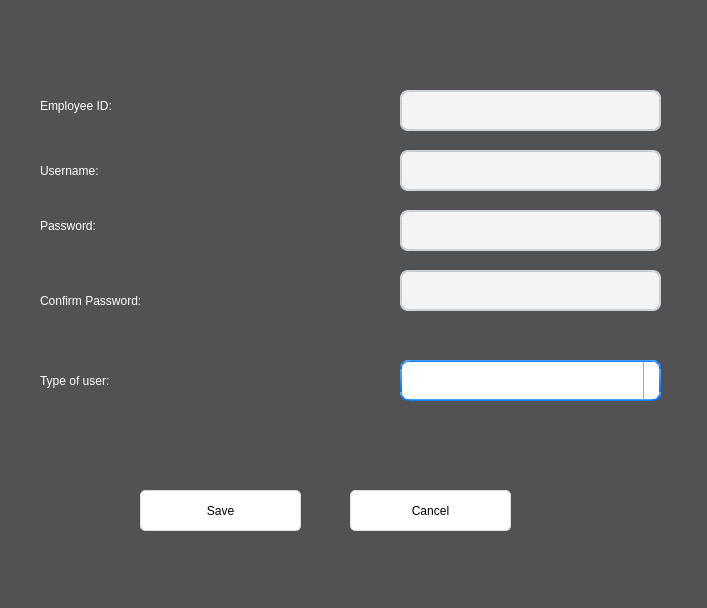
<?xml version="1.0" encoding="UTF-8"?>
<ui version="4.0">
 <class>newuser</class>
 <widget class="QWidget" name="newuser">
  <property name="geometry">
   <rect>
    <x>0</x>
    <y>0</y>
    <width>707</width>
    <height>608</height>
   </rect>
  </property>
  <property name="windowTitle">
   <string>Form</string>
  </property>
  <property name="styleSheet">
   <string notr="true">
QLineEdit {
    border-width: 2px;
    border-radius: 8px;
    border-style: solid;
    border-top-color: qlineargradient(spread:pad, x1:0.5, y1:1, x2:0.5, y2:0, stop:0 #c1c9cf, stop:1 #d2d8dd);
    border-right-color: qlineargradient(spread:pad, x1:0, y1:0, x2:1, y2:0, stop:0 #c1c9cf, stop:1 #d2d8dd);
    border-bottom-color: qlineargradient(spread:pad, x1:0.5, y1:0, x2:0.5, y2:1, stop:0 #c1c9cf, stop:1 #d2d8dd);
    border-left-color: qlineargradient(spread:pad, x1:1, y1:0, x2:0, y2:0, stop:0 #c1c9cf, stop:1 #d2d8dd);
    background-color: #f4f4f4;
    color: #3d3d3d;
}
QLineEdit:focus {
    border-width: 2px;
    border-radius: 8px;
    border-style: solid;
    border-top-color: qlineargradient(spread:pad, x1:0.5, y1:1, x2:0.5, y2:0, stop:0 #85b7e3, stop:1 #9ec1db);
    border-right-color: qlineargradient(spread:pad, x1:0, y1:0, x2:1, y2:0, stop:0 #85b7e3, stop:1 #9ec1db);
    border-bottom-color: qlineargradient(spread:pad, x1:0.5, y1:0, x2:0.5, y2:1, stop:0 #85b7e3, stop:1 #9ec1db);
    border-left-color: qlineargradient(spread:pad, x1:1, y1:0, x2:0, y2:0, stop:0 #85b7e3, stop:1 #9ec1db);
    background-color: #f4f4f4;
    color: #3d3d3d;
}
QLineEdit:disabled {
    color: #b9b9b9;
}
QWidget{
background-color:rgb(82, 82, 82);
}
QLabel{
font: 16pt &quot;Arial Rounded MT Bold&quot;;
color: rgb(255,255,255);
}
QPushButton{
	font: 75 11pt &quot;MS Shell Dlg 2&quot;;
	border-style: solid;
	border-top-color: qlineargradient(spread:pad, x1:0.5, y1:1, x2:0.5, y2:0, stop:0 rgb(215, 215, 215), stop:1 rgb(222, 222, 222));
	border-right-color: qlineargradient(spread:pad, x1:0, y1:0.5, x2:1, y2:0.5, stop:0 rgb(217, 217, 217), stop:1 rgb(227, 227, 227));
	border-left-color: qlineargradient(spread:pad, x1:0, y1:0.5, x2:1, y2:0.5, stop:0 rgb(227, 227, 227), stop:1 rgb(217, 217, 217));
	border-bottom-color: qlineargradient(spread:pad, x1:0.5, y1:1, x2:0.5, y2:0, stop:0 rgb(215, 215, 215), stop:1 rgb(222, 222, 222));
	border-width: 1px;
	border-radius: 5px;
	color: rgb(0,0,0);
	padding: 2px;
	background-color: rgb(255,255,255);
}
QPushButton:hover{
	border-style: solid;
	border-top-color: qlineargradient(spread:pad, x1:0.5, y1:1, x2:0.5, y2:0, stop:0 rgb(195, 195, 195), stop:1 rgb(222, 222, 222));
	border-right-color: qlineargradient(spread:pad, x1:0, y1:0.5, x2:1, y2:0.5, stop:0 rgb(197, 197, 197), stop:1 rgb(227, 227, 227));
	border-left-color: qlineargradient(spread:pad, x1:0, y1:0.5, x2:1, y2:0.5, stop:0 rgb(227, 227, 227), stop:1 rgb(197, 197, 197));
	border-bottom-color: qlineargradient(spread:pad, x1:0.5, y1:1, x2:0.5, y2:0, stop:0 rgb(195, 195, 195), stop:1 rgb(222, 222, 222));
	border-width: 1px;
	border-radius: 5px;
	color: rgb(0,0,0);
	padding: 2px;
	background-color: rgb(255,255,255);
}
QPushButton:pressed{
	border-style: solid;
	border-top-color: qlineargradient(spread:pad, x1:0.5, y1:1, x2:0.5, y2:0, stop:0 rgb(215, 215, 215), stop:1 rgb(222, 222, 222));
	border-right-color: qlineargradient(spread:pad, x1:0, y1:0.5, x2:1, y2:0.5, stop:0 rgb(217, 217, 217), stop:1 rgb(227, 227, 227));
	border-left-color: qlineargradient(spread:pad, x1:0, y1:0.5, x2:1, y2:0.5, stop:0 rgb(227, 227, 227), stop:1 rgb(217, 217, 217));
	border-bottom-color: qlineargradient(spread:pad, x1:0.5, y1:1, x2:0.5, y2:0, stop:0 rgb(215, 215, 215), stop:1 rgb(222, 222, 222));
	border-width: 1px;
	border-radius: 5px;
	color: rgb(0,0,0);
	padding: 2px;
	background-color: rgb(142,142,142);
}
QPushButton:disabled{
	border-style: solid;
	border-top-color: qlineargradient(spread:pad, x1:0.5, y1:1, x2:0.5, y2:0, stop:0 rgb(215, 215, 215), stop:1 rgb(222, 222, 222));
	border-right-color: qlineargradient(spread:pad, x1:0, y1:0.5, x2:1, y2:0.5, stop:0 rgb(217, 217, 217), stop:1 rgb(227, 227, 227));
	border-left-color: qlineargradient(spread:pad, x1:0, y1:0.5, x2:1, y2:0.5, stop:0 rgb(227, 227, 227), stop:1 rgb(217, 217, 217));
	border-bottom-color: qlineargradient(spread:pad, x1:0.5, y1:1, x2:0.5, y2:0, stop:0 rgb(215, 215, 215), stop:1 rgb(222, 222, 222));
	border-width: 1px;
	border-radius: 5px;
	color: #808086;
	padding: 2px;
	background-color: rgb(142,142,142);
}</string>
  </property>
  <widget class="QLineEdit" name="user_line">
   <property name="geometry">
    <rect>
     <x>400</x>
     <y>150</y>
     <width>261</width>
     <height>41</height>
    </rect>
   </property>
   <property name="styleSheet">
    <string notr="true">   background-color: #f4f4f4;</string>
   </property>
  </widget>
  <widget class="QLineEdit" name="pass_line">
   <property name="geometry">
    <rect>
     <x>400</x>
     <y>210</y>
     <width>261</width>
     <height>41</height>
    </rect>
   </property>
   <property name="styleSheet">
    <string notr="true">   background-color: #f4f4f4;</string>
   </property>
  </widget>
  <widget class="QLineEdit" name="confirmpass_line">
   <property name="geometry">
    <rect>
     <x>400</x>
     <y>270</y>
     <width>261</width>
     <height>41</height>
    </rect>
   </property>
   <property name="styleSheet">
    <string notr="true">   background-color: #f4f4f4;</string>
   </property>
  </widget>
  <widget class="QLabel" name="label">
   <property name="geometry">
    <rect>
     <x>40</x>
     <y>80</y>
     <width>201</width>
     <height>51</height>
    </rect>
   </property>
   <property name="text">
    <string>Employee ID:</string>
   </property>
  </widget>
  <widget class="QLabel" name="label_2">
   <property name="geometry">
    <rect>
     <x>40</x>
     <y>150</y>
     <width>161</width>
     <height>41</height>
    </rect>
   </property>
   <property name="text">
    <string>Username:</string>
   </property>
  </widget>
  <widget class="QLabel" name="label_3">
   <property name="geometry">
    <rect>
     <x>40</x>
     <y>350</y>
     <width>271</width>
     <height>61</height>
    </rect>
   </property>
   <property name="text">
    <string>Type of user:</string>
   </property>
  </widget>
  <widget class="QLabel" name="label_4">
   <property name="geometry">
    <rect>
     <x>40</x>
     <y>200</y>
     <width>181</width>
     <height>51</height>
    </rect>
   </property>
   <property name="text">
    <string>Password:</string>
   </property>
  </widget>
  <widget class="QLabel" name="label_5">
   <property name="geometry">
    <rect>
     <x>40</x>
     <y>260</y>
     <width>321</width>
     <height>81</height>
    </rect>
   </property>
   <property name="text">
    <string>Confirm Password:</string>
   </property>
  </widget>
  <widget class="QComboBox" name="type_combo">
   <property name="geometry">
    <rect>
     <x>400</x>
     <y>360</y>
     <width>261</width>
     <height>41</height>
    </rect>
   </property>
   <property name="styleSheet">
    <string notr="true">QComboBox {
    border-width: 2px;
    border-radius: 8px;
    border-style: solid;
   border-style: solid;
	border-color: qlineargradient(spread:pad, x1:0.5, y1:1, x2:0.5, y2:0, stop:0 rgba(0, 113, 255, 255), stop:1 rgba(91, 171, 252, 255));
    background-color: #f4f4f4;
    color: #272727;
    padding-left: 5px;
background-image : url(&quot;D/ahmos/Desktop/senior proj 222/go-down.png&quot;);
}
QComboBox:editable, QComboBox:!editable, QComboBox::drop-down:editable, QComboBox:!editable:on, QComboBox::drop-down:editable:on {
    background: #ffffff;
}
QComboBox::drop-down {
    subcontrol-origin: padding;
    subcontrol-position: top right;
    width: 15px;
    color: #272727;
    border-left-width: 1px;
    border-left-color: darkgray;
    border-left-style: solid;
    border-top-right-radius: 3px;
    border-bottom-right-radius: 3px;
}


QComboBox::down-arrow:on {
image: url(/D/ahmos/Desktop/senior proj 222/go-down.png);
    top: 1px;
    left: 1px;
}
QComboBox QAbstractItemView {
    border: 1px solid darkgray;
    border-radius: 8px;
    selection-background-color: #dadada;
    selection-color: #272727;
    color: #272727;
    background: white;
}</string>
   </property>
  </widget>
  <widget class="QLineEdit" name="id_line">
   <property name="geometry">
    <rect>
     <x>400</x>
     <y>90</y>
     <width>261</width>
     <height>41</height>
    </rect>
   </property>
   <property name="styleSheet">
    <string notr="true">   background-color: #f4f4f4;</string>
   </property>
  </widget>
  <widget class="QPushButton" name="save_btn">
   <property name="geometry">
    <rect>
     <x>140</x>
     <y>490</y>
     <width>161</width>
     <height>41</height>
    </rect>
   </property>
   <property name="text">
    <string>Save</string>
   </property>
  </widget>
  <widget class="QPushButton" name="cancel_btn">
   <property name="geometry">
    <rect>
     <x>350</x>
     <y>490</y>
     <width>161</width>
     <height>41</height>
    </rect>
   </property>
   <property name="text">
    <string>Cancel</string>
   </property>
  </widget>
 </widget>
 <resources/>
 <connections/>
</ui>
